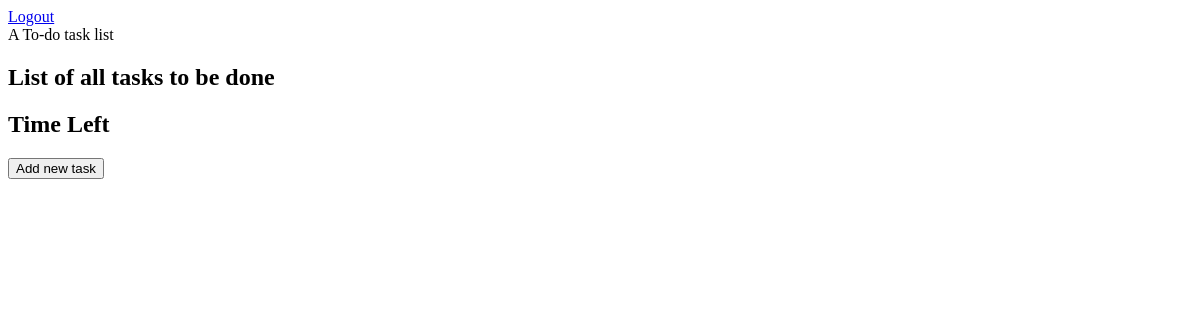
Before: /todoapp/ (signed in) with the older database file.
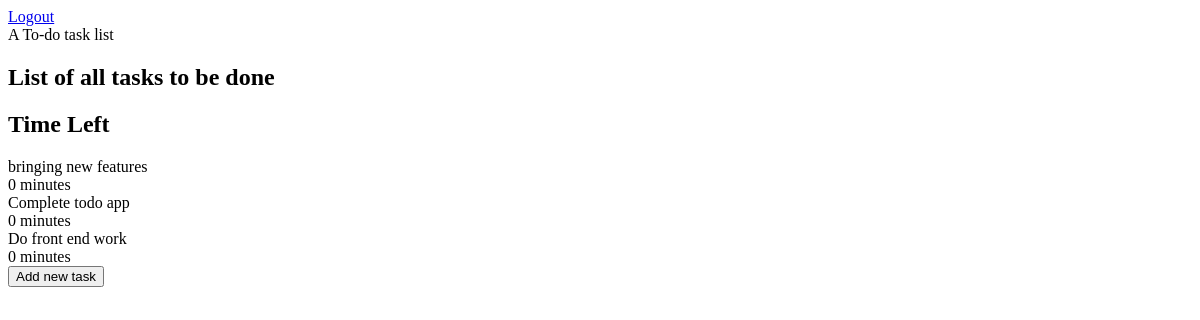
After: the same page with the newer database file.
### todoapp/models.py (models this page shows, shortened)
class Task(models.Model):
    task_text = models.CharField(max_length=120)
    task_deadline = models.DateTimeField()
    add_time = models.DateTimeField()
    user = models.ForeignKey(User, on_delete=models.CASCADE, default=1)

### todoapp/views.py (the view)
# urls.py: path('', views.index, name='index'),
def index(request):
    pk = request.user.id
    user = User.objects.get(pk=pk)
    task_list = Task.objects.filter(user=user).order_by('task_deadline', 'task_text')
    context = {'task_list': task_list}
    return render(request, 'todoapp/index.html', context)

### todoapp/templates/todoapp/index.html (shortened to what this page needs)
<!DOCTYPE html>
<html lang="en">
<head>
</head>
<body>
    {% if user.is_authenticated %}
        <a href="{% url 'accounts:logout' %}">Logout</a>
    {% else %}
        <div class="login signup">
            <a href="{% url 'accounts:register' %}">Signup</a>
            <a href="{% url 'accounts:login' %}">Login</a>
        </div>
    {%endif %}
    <div class="headline ">
        A To-do task list
    </div>
        <div class="row">
            <div class="list-group-item col">
                <h2>List of all tasks to be done</h2>
            </div>
            <div class="col">
                <h2>Time Left</h2>
            </div>
        </div>
        {% if task_list %}
            {% for task in task_list%}
            <div class="row">
                <div class="list-group-item col">
                        {{task.task_text}}
                </div>
                <div class="col">
                     {{task.task_deadline|timeuntil}}
                </div>
            </div>
            {% endfor %}
        {% endif %}
    <form action="{% url 'todoapp:add_task'%}">
        <div class="submit-button">
            <input type="submit" value="Add new task">
        </div>
    </form>
</body>
</html>

Changed rows visible on the page:
added Task: task_text "bringing new features", task_deadline "0 minutes"
added Task: task_text "Complete todo app", task_deadline "0 minutes"
added Task: task_text "Do front end work", task_deadline "0 minutes"
